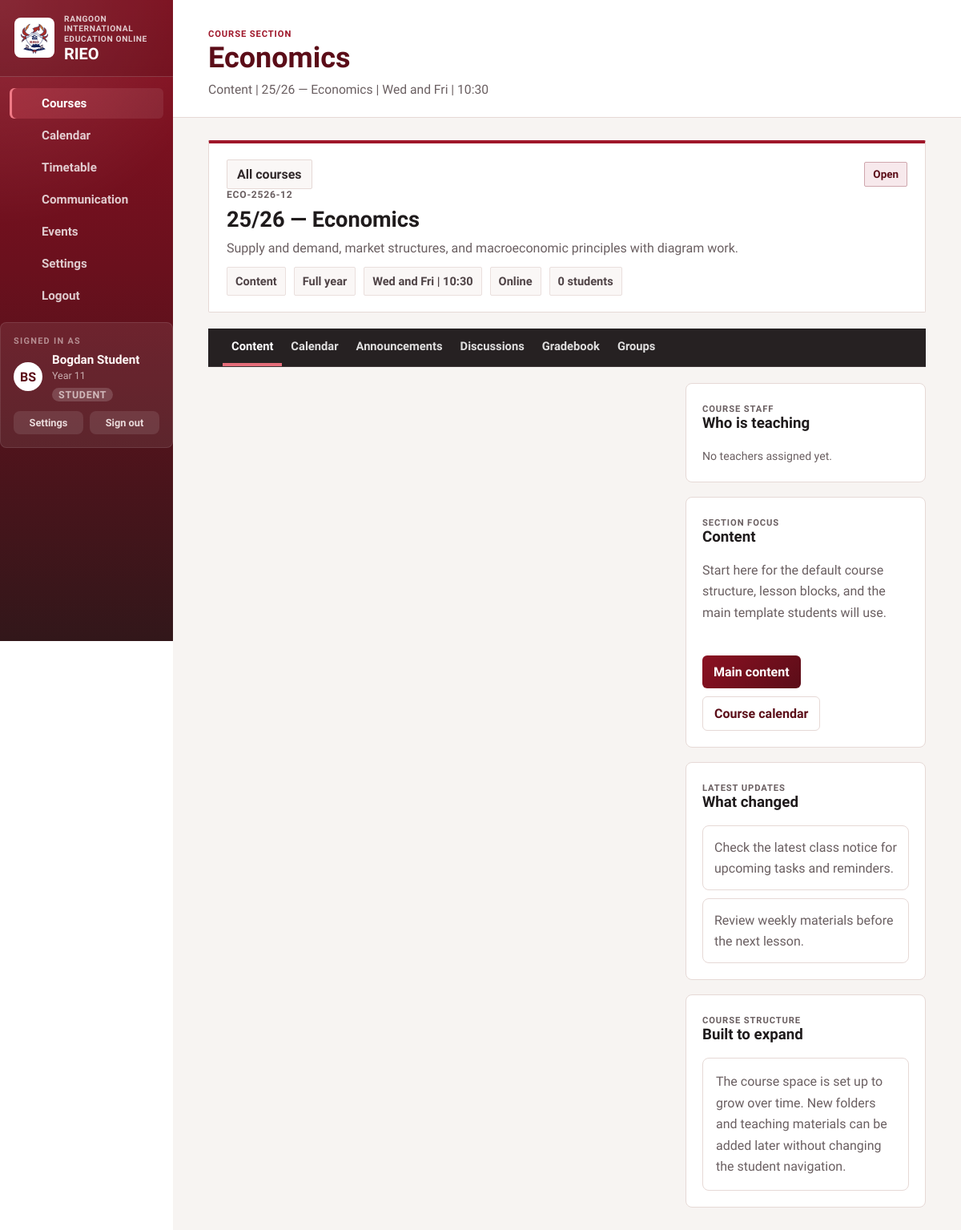
Screenshot of /course.php?course=economics-2526&section=content (signed in) with the database file from the repository.
### tables this page shows
CREATE TABLE "users" (
                    id            INTEGER PRIMARY KEY AUTOINCREMENT,
                    username      TEXT    NOT NULL UNIQUE,
                    email         TEXT    NOT NULL UNIQUE,
                    password_hash TEXT    NOT NULL,
                    name          TEXT    NOT NULL,
                    year          TEXT    NOT NULL DEFAULT 'Year 11',
                    programme     TEXT    NOT NULL DEFAULT 'General',
                    initials      TEXT    NOT NULL DEFAULT 'ST',
                    role          TEXT    NOT NULL DEFAULT 'student'
                                          CHECK(role IN ('owner','admin','teacher','student')),
                    created_at    TEXT    NOT NULL DEFAULT (datetime('now'))
                );

CREATE TABLE courses (
        id            INTEGER PRIMARY KEY AUTOINCREMENT,
        slug          TEXT    NOT NULL UNIQUE,
        code          TEXT    NOT NULL,
        title         TEXT    NOT NULL,
        full_title    TEXT    NOT NULL,
        summary       TEXT    NOT NULL,
        year_group    TEXT    NOT NULL DEFAULT '25/26',
        term          TEXT    NOT NULL DEFAULT 'Full year',
        status        TEXT    NOT NULL DEFAULT 'open',
        status_label  TEXT    NOT NULL DEFAULT 'Open',
        accent        TEXT    NOT NULL DEFAULT '#c1202f',
        meeting       TEXT    NOT NULL DEFAULT 'TBA',
        room          TEXT    NOT NULL DEFAULT 'TBA',
        notice        TEXT    NOT NULL DEFAULT '',
        student_count INTEGER NOT NULL DEFAULT 0
    );

### public/course.php (the view, shortened to what the rows shown need)
<?php
require_once __DIR__ . '/../bootstrap.php';
require_once __DIR__ . '/../course_catalog.php';
$slug = (string) ($_GET['course'] ?? '');
$course = portal_find_course($slug);
$courseId = (int) $course['id'];
$_db = portal_db();
$_tStmt = $_db->prepare(
    "SELECT u.id, u.name, u.initials, u.email
     FROM course_teachers ct
     JOIN users u ON u.id = ct.user_id
     WHERE ct.course_id = ?
     ORDER BY u.name ASC"
);
$_tStmt->execute([$courseId]);
$courseTeachers = $_tStmt->fetchAll();
$requestedSection = (string) ($_GET['section'] ?? 'content');
$_allTabDefs      = portal_course_tab_definitions($course);
$validSections = array_column($_allTabDefs, 'key');
$sectionKey    = in_array($requestedSection, $validSections, true) ? $requestedSection : 'content';
$tabs          = portal_course_tab_definitions($course, $sectionKey);
$currentSection = $tabs[0];
foreach ($tabs as $tab) {
    if ($tab['key'] === $sectionKey) {
        $currentSection = $tab;
        break;
    }
}
$tabLookup = [];
foreach ($tabs as $tab) {
    $tabLookup[$tab['key']] = $tab['href'];
}
$active_page = 'courses';
$page_eyebrow = 'Course section';
$page_heading = $course['title'];
$page_description = $currentSection['label'] . ' | ' . $course['full_title'] . ' | ' . $course['meeting'];
?>
<section class="course-detail-page">
    <article class="course-hero-banner" style="--course-accent: <?= portal_escape($course['accent']) ?>;">
        <div class="course-hero-top">
            <a class="course-breadcrumb" href="courses.php">All courses</a>
            <span class="course-status-pill<?= $course['status'] === 'open' ? ' active' : '' ?>"><?= portal_escape($course['status_label']) ?></span>
        </div>
        <p class="course-list-code"><?= portal_escape($course['code']) ?></p>
        <h3><?= portal_escape($course['full_title']) ?></h3>
        <div class="course-hero-desc-row">
            <p><?= portal_escape($course['summary']) ?></p>
        </div>
        <div class="course-hero-meta">
            <span><?= portal_escape($currentSection['label']) ?></span>
            <span><?= portal_escape($course['term']) ?></span>
            <span><?= portal_escape($course['meeting']) ?></span>
            <span>Online</span>
            <span><?= (int) $course['student_count'] ?> students</span>
        </div>
    </article>
    <nav class="course-subnav" aria-label="Course sections">
        <?php foreach ($tabs as $tab): ?>
            <a class="course-tab<?= !empty($tab['active']) ? ' active' : '' ?>" href="<?= portal_escape($tab['href']) ?>">
                <span><?= portal_escape($tab['label']) ?></span>
            </a>
        <?php endforeach; ?>
    </nav>
    <div class="course-detail-layout">
        <aside class="stack">
            <article class="card-shell">
                <div class="section-head">
                    <div>
                        <p class="eyebrow">Course staff</p>
                        <h3 class="card-title">Who is teaching</h3>
                    </div>
                </div>
                <div class="course-staff-list">
                    <?php if (empty($courseTeachers)): ?>
                        <p class="folder-empty-note" style="padding:4px 0;">No teachers assigned yet.</p>
                    <?php endif; ?>
                </div>
            </article>
            <article class="card-shell">
                <div class="section-head">
                    <div>
                        <p class="eyebrow">Section focus</p>
                        <h3 class="card-title"><?= portal_escape($currentSection['label']) ?></h3>
                    </div>
                </div>
                <p class="section-copy"><?= portal_escape($currentSection['description']) ?></p>
                <div class="button-row">
                    <a class="button" href="<?= portal_escape($tabLookup['content']) ?>">Main content</a>
                    <a class="button-secondary" href="<?= portal_escape($tabLookup['calendar']) ?>">Course calendar</a>
                </div>
            </article>
            <article class="card-shell" id="course-updates">
                <div class="section-head">
                    <div>
                        <p class="eyebrow">Latest updates</p>
                        <h3 class="card-title">What changed</h3>
                    </div>
                </div>
                <div class="course-update-list">
                    <?php foreach ($course['updates'] as $update): ?>
                        <article class="course-update-item">
                            <p><?= portal_escape($update) ?></p>
                        </article>
                    <?php endforeach; ?>
                </div>
            </article>
            <article class="card-shell">
                <div class="section-head">
                    <div>
                        <p class="eyebrow">Course structure</p>
                        <h3 class="card-title">Built to expand</h3>
                    </div>
                </div>
                <article class="schedule-note">
                    <p>The course space is set up to grow over time. New folders and teaching materials can be added later without changing the student navigation.</p>
                </article>
            </article>
        </aside>
    </div>
</section>
<link rel="stylesheet" href="https://cdn.jsdelivr.net/npm/quill@2/dist/quill.snow.css">
<?php
$page_content = ob_get_clean();
require __DIR__ . '/../layout.php';

### layout.php (shortened to what the rows shown need)
<?php
require_once __DIR__ . '/bootstrap.php';
$layout_variant = $layout_variant ?? $layoutVariant ?? 'app';
$active_page = $active_page ?? $activePage ?? 'courses';
$page_eyebrow = $page_eyebrow ?? $pageEyebrow ?? 'Student workspace';
$page_heading = $page_heading ?? $pageHeading ?? 'Courses';
$page_description = $page_description ?? $pageDescription ?? 'Keep up with your classes, deadlines, and the things happening around school.';
$page_content = $page_content ?? $pageContent ?? '';
$auth_heading = $auth_heading ?? $authHeading ?? portal_school_name();
$navItems = [
    ['key' => 'courses',       'label' => 'Courses',       'href' => 'courses.php',       'icon' => 'book-open'],
    ['key' => 'calendar',      'label' => 'Calendar',      'href' => 'calendar.php',      'icon' => 'calendar'],
    ['key' => 'timetable',     'label' => 'Timetable',     'href' => 'timetable.php',     'icon' => 'clock'],
    ['key' => 'communication', 'label' => 'Communication', 'href' => 'communication.php', 'icon' => 'megaphone'],
    ['key' => 'events',        'label' => 'Events',        'href' => 'events.php',        'icon' => 'sparkles'],
    ['key' => 'settings',      'label' => 'Settings',      'href' => 'settings.php',      'icon' => 'settings'],
    ['key' => 'logout',        'label' => 'Logout',        'href' => 'logout.php',        'icon' => 'log-out'],
];
$asset_version = '20260426k';
$logo_src = 'assets/rieo-crest.svg?v=' . $asset_version;
$style_src = '../style.css?v=' . $asset_version;
?>
<!DOCTYPE html>
<html lang="en">
<head>
    <link rel="stylesheet" href="<?= portal_escape($style_src) ?>">
</head>
<body<?= $layout_variant === 'auth' ? ' class="login-body"' : '' ?>>
    <?php if ($layout_variant === 'auth'): ?>
        <main class="login-shell">
            <section class="login-panel">
                <div class="login-brand">
                    <img class="auth-main-logo" src="<?= portal_escape($logo_src) ?>" width="56" height="56" alt="<?= portal_escape(portal_school_name()) ?> crest">
                    <div>
                        <strong><?= portal_escape(portal_school_short_name()) ?></strong>
                        <span><?= portal_escape($auth_heading) ?></span>
                    </div>
                </div>
                <?= $page_content ?>
            </section>
        </main>
    <?php else: ?>
        <div class="portal-shell">
            <aside class="sidebar">
                <div class="brand-block">
                    <img class="brand-logo" src="<?= portal_escape($logo_src) ?>" width="82" height="82" alt="<?= portal_escape(portal_school_name()) ?> crest">
                    <div>
                        <p class="brand-kicker"><?= portal_escape(portal_school_name()) ?></p>
                        <h1><?= portal_escape(portal_school_short_name()) ?></h1>
                    </div>
                </div>
                <nav class="sidebar-nav" aria-label="Sidebar">
                    <?php foreach ($navItems as $item): ?>
                        <?php $isActive = $item['key'] === $active_page; ?>
                        <a class="nav-link<?= $isActive ? ' active' : '' ?>" href="<?= portal_escape($item['href']) ?>">
                            <?= portal_icon($item['icon'], 'nav-icon') ?>
                            <span><?= portal_escape($item['label']) ?></span>
                        </a>
                    <?php endforeach; ?>
                </nav>
                <?php
                    $__sidebarUser = portal_current_user();
                    $__sidebarRole = portal_current_user_role();
                    $__sidebarMeta = $__sidebarUser['year'] ?? '';
                ?>
                <div class="sidebar-user-card">
                    <p class="sidebar-logged-in-label">Signed in as</p>
                    <div class="sidebar-user-row">
                        <div class="student-avatar"><?= portal_escape($__sidebarUser['initials'] ?? 'ST') ?></div>
                        <div class="sidebar-user-info">
                            <strong><?= portal_escape($__sidebarUser['name'] ?? 'Student') ?></strong>
                            <span><?= portal_escape($__sidebarMeta) ?></span>
                            <span class="sidebar-role-badge sidebar-role-badge--<?= portal_escape($__sidebarRole) ?>"><?= portal_escape(ucfirst($__sidebarRole)) ?></span>
                        </div>
                    </div>
                    <div class="sidebar-user-actions">
                        <a class="sidebar-user-action" href="settings.php">Settings</a>
                        <a class="sidebar-user-action sidebar-user-action--danger" href="logout.php">Sign out</a>
                    </div>
                </div>
            </aside>
            <main class="main-panel">
                <header class="topbar">
                    <div>
                        <p class="eyebrow"><?= portal_escape($page_eyebrow) ?></p>
                        <h2><?= portal_escape($page_heading) ?></h2>
                        <p class="lead-copy"><?= portal_escape($page_description) ?></p>
                    </div>
                </header>
                <div class="page-content">
                    <?= $page_content ?>
                </div>
            </main>
        </div>
    <?php endif; ?>
</body>
</html>

### rows the page displays
users: role "STUDENT"
courses: status_label "Open", code "ECO-2526-12", full_title "25/26 — Economics", summary "Supply and demand, market structures, and macroeconomic principles with diagram work.", term "Full year", meeting "Wed and Fri | 10:30", student_count "0"

### other values shown
portal_escape(portal_school_name()) "RANGOON INTERNATIONAL EDUCATION ONLINE"
portal_escape(portal_school_short_name()) "RIEO"
portal_escape($item['label']) "Courses"
portal_escape($item['label']) "Calendar"
portal_escape($item['label']) "Timetable"
portal_escape($item['label']) "Communication"
portal_escape($item['label']) "Events"
portal_escape($item['label']) "Settings"
portal_escape($item['label']) "Logout"
portal_escape($__sidebarUser['initials'] ?? 'ST') "BS"
portal_escape($__sidebarUser['name'] ?? 'Student') "Bogdan Student"
portal_escape($__sidebarMeta) "Year 11"
portal_escape($page_eyebrow) "COURSE SECTION"
portal_escape($page_heading) "Economics"
portal_escape($page_description) "Content | 25/26 — Economics | Wed and Fri | 10:30"
